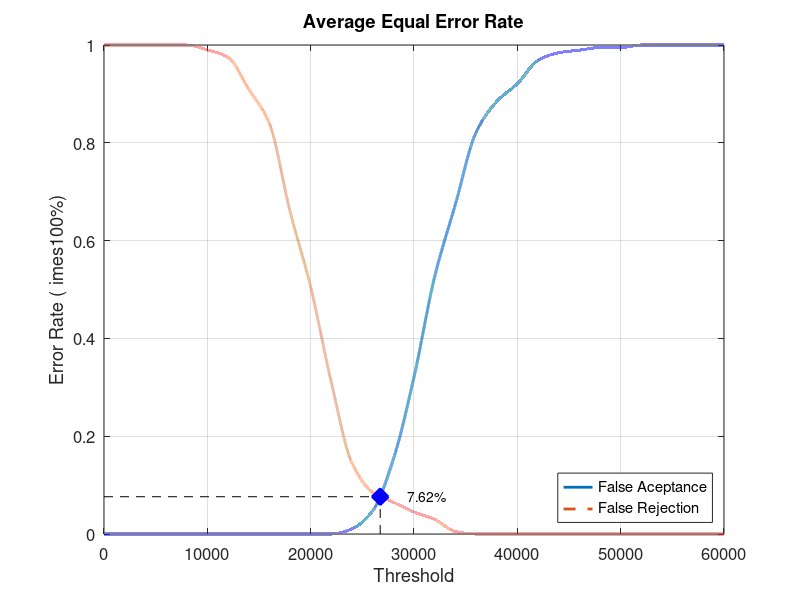
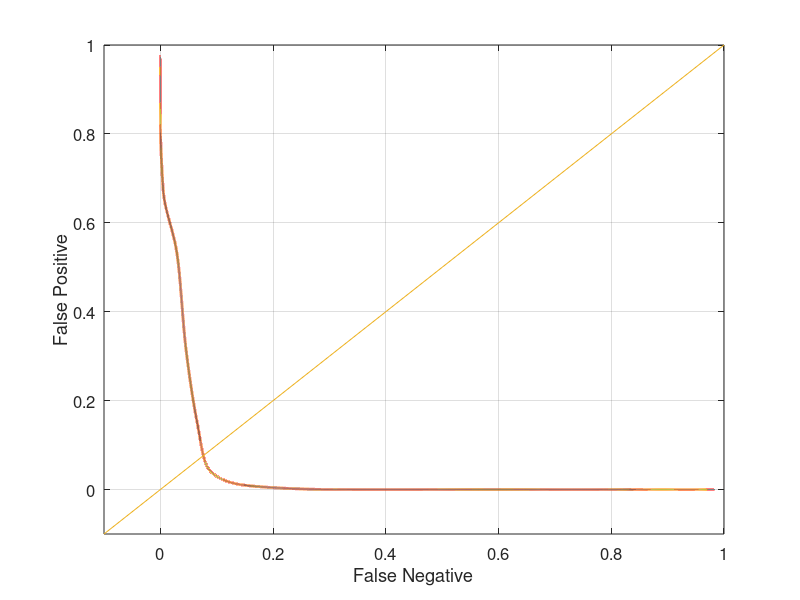

The MATLAB script that drew these images, in order:
close all;
clear;
clc;
x = 0:2000:60000;
xq = 0:0.5:60000;

y0 = [0 0 0 0 0 0 0 0 0 0 0 0 0.0105263 0.0473684 0.152632 0.321053 0.526316 0.673684 0.821053 0.884211 0.921053 0.968421 0.984211 0.989474 0.994737 0.994737 1 1 1 1 1]
yy0 = interp1(x, y0, xq, 'pchip');
y1 = [1 1 1 1 1 0.99 0.975 0.91 0.84 0.66 0.505 0.31 0.145 0.085 0.065 0.045 0.03 0.005 0 0 0 0 0 0 0 0 0 0 0 0 0]
yy1 = interp1(x, y1, xq, 'pchip');

% Calculating EER: 
y2 = abs(y0 - y1);
find(y2 == min(y2))
yy2 = abs(yy0 - yy1);
xEER = find(yy2 == min(yy2));
xEERIndex = xq(xEER) % X-axis EER
yEER = yy0(xEER) % Y-axis EER

main = figure
plot(xq, yy0,'-','LineWidth', 2);	hold on
plot(xq, yy1,'--','LineWidth', 2);	hold on
plot([xEERIndex xEERIndex], [0 yEER], 'k--');	hold on
plot([0 xEERIndex], [yEER yEER], 'k--');	hold on
plot(xEERIndex, yEER, 'bx', 'LineWidth', 10);	hold on
text(xEERIndex + 10 * xEERIndex / 100, yEER, [num2str(round((10000 * yEER)) / 100) '%'])
legend('False Aceptance', 'False Rejection', 'Location', 'SouthEast')
xlabel('Threshold')
ylabel('Error Rate (	imes100%)')
title('Average Equal Error Rate')
set(gca, 'FontSize', 12)
axis([0 60000 0 1])
grid on

print(main, 'Database3_3Main', '-dpng');
FNRxFPR = figure('Color', [1 1 1]);
plot(yy1, yy0, '-', yy1, yy0, 'LineWidth', 2);
hold on
y = -0.1:0.1:1
plot(y, y); 
set(gca, 'FontSize', 12)
xlabel('False Negative')
ylabel('False Positive')
axis([-0.1 1 -0.1 1])
set(gca, 'FontSize', 12)
grid on

print(FNRxFPR, 'Database3_3FNRxFPR','-dpng');
